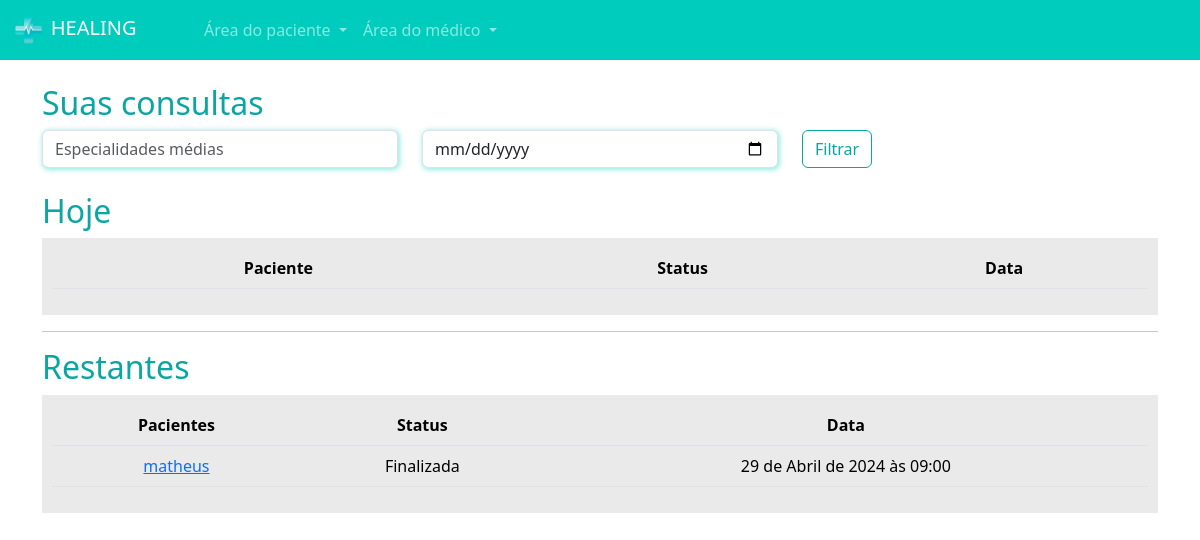
Screenshot of /medicos/consultas_medico/ (signed in) with the database file from the repository.
### paciente/models.py (models this page shows, shortened)
class Consulta(models.Model):
    status_choices = (
        ('A', 'Agendada'),
        ('F', 'Finalizada'),
        ('C', 'Cancelada'),
        ('I', 'Iniciada')
    )
    paciente = models.ForeignKey(User, on_delete=models.DO_NOTHING)
    data_aberta = models.ForeignKey(DatasAbertas, on_delete=models.DO_NOTHING)
    status = models.CharField(max_length=1, choices=status_choices, default='A')
    link = models.URLField(null=True, blank=True)

### medico/models.py (models this page shows, shortened)
class DatasAbertas(models.Model):
    data = models.DateTimeField()
    user = models.ForeignKey(User, on_delete=models.DO_NOTHING)
    agendado = models.BooleanField(default=False)

### medico/views.py (the view)
# urls.py: path('consultas_medico/', views.consultas_medico, name="consultas_medico"),
@login_required
def consultas_medico(request):
    if not is_medico(request.user):
        messages.add_message(request, constants.WARNING, 'Somente médicos podem acessar essa página.')
        return redirect('/usuarios/sair')
    hoje = datetime.now().date()
    consultas_hoje = Consulta.objects.filter(data_aberta__user=request.user).filter(data_aberta__data__gte=hoje).filter(data_aberta__data__lt=hoje + timedelta(days=1))
    consultas_restantes = Consulta.objects.exclude(id__in=consultas_hoje.values('id')).filter(data_aberta__user=request.user)
    return render(request, 'consultas_medico.html', {'consultas_hoje': consultas_hoje, 'consultas_restantes': consultas_restantes, 'is_medico': is_medico(request.user)})

### medico/models.py (called while the page is built)
def is_medico(user):
    return DadosMedico.objects.filter(user=user).exists()

### medico/templates/consultas_medico.html (shortened to what this page needs)
{% extends "base.html" %}
{% load static %}
{% block 'head' %}
    <link rel="stylesheet" href="{% static 'medicos/css/abrir_horario.css' %}">
    <link rel="stylesheet" href="{% static 'usuarios/css/usuarios.css' %}">
    <link rel="stylesheet" href="{% static 'medicos/css/cadastro_medico.css' %}">
    <link rel="stylesheet" href="{% static 'pacientes/css/home.css' %}">
    <link rel="stylesheet" href="https://cdn.jsdelivr.net/npm/bootstrap-icons@1.11.3/font/bootstrap-icons.min.css">
{% endblock 'head' %}
{% block 'body' %}
{% include "partials/navbar.html" %}
    <div class="container">
        <br>
        <h2><span class="color-dark">Suas consultas</span></h2>
        <div class="row">
            <div class="col-md">
                <input type="text" name="especialidades" id="" class="form-control shadow-main-color" placeholder="Especialidades médias">
            </div>
            <div class="col-md">
                <input type="date" name="data" id="" class="form-control shadow-main-color" placeholder="Data da consulta">
            </div>
            <div class="col-md">
                <input type="submit" value="Filtrar" class="btn btn-dark-color-outline">
            </div>
        </div>
        <br>
        <h2><span class="color-dark">Hoje</span></h2>
        <div class="list-minhas-consultas">
            <table class="table">
                <thead>
                  <tr>
                    <th scope="col">Paciente</th>
                    <th scope="col">Status</th>
                    <th scope="col">Data</th>
                  </tr>
                </thead>
              </table>
        </div>
        <hr>
        <h2><span class="color-dark">Restantes</span></h2>
        <div class="list-minhas-consultas">
            <table class="table">
                <thead>
                  <tr>
                    <th scope="col">Pacientes</th>
                    <th scope="col">Status</th>
                    <th scope="col">Data</th>
                  </tr>
                </thead>
                <tbody>
                    {% for consulta in consultas_restantes  %}
                        <tr>
                            <td><a href="{% url 'consulta_area_medico' consulta.id %}">{{consulta.paciente}}</a></td>
                            <td>{{consulta.get_status_display}}</td>
                            <td>{{consulta.data_aberta.data}}</td>
                        </tr>
                    {% endfor %}
                </tbody>
              </table>
        </div>
    </div>
{% endblock 'body' %}

### templates/static/geral/css/base.css (style rules this page uses)
:root { --main-color: #00CCBE; --dark-color: #09A6A3; --contrast-color: #FFD686; }
.color-dark { color: var(--dark-color); }

### templates/static/usuarios/css/usuarios.css (style rules this page uses)
.btn-dark-color-outline { border: 1px solid var(--dark-color); color: var(--dark-color) }

### templates/static/medicos/css/cadastro_medico.css (style rules this page uses)
.shadow-main-color { box-shadow: 1px 1px 5px 1px rgba(0, 204, 190,.4); }

### templates/static/pacientes/css/home.css (style rules this page uses)
table { border-collapse: collapse !important; width: 100%; }
th, td { padding: 8px; text-align: center; background-color: #EAEAEA !important; }
th { background-color: #EAEAEA; }
.list-minhas-consultas { background-color: #EAEAEA; padding: 10px; }

### rows the page displays
Consulta: paciente "matheus", status "Finalizada", data_aberta.data "29 de Abril de 2024 às 09:00"
